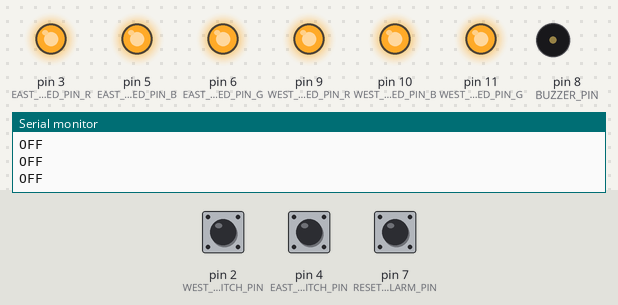
A sketch run on a simulated Arduino Pro Mini, built with avr-gcc and run on an emulated ATmega328P. On the bench: output pins drawn as LEDs (lit = HIGH), buzzer (waves = sounding, pin HIGH), the last lines printed to the serial monitor. The test bench sets the inputs (shaded band); at power-on: pin 2 (WEST_ALARM_SWITCH_PIN) HIGH, pin 4 (EAST_ALARM_SWITCH_PIN) HIGH, pin 7 (RESET_ALARM_PIN) HIGH.

Above: at 5.2 s.
5.3 s: pin 2 (WEST_ALARM_SWITCH_PIN) pulled LOW for 1 s
At 6.1 s:
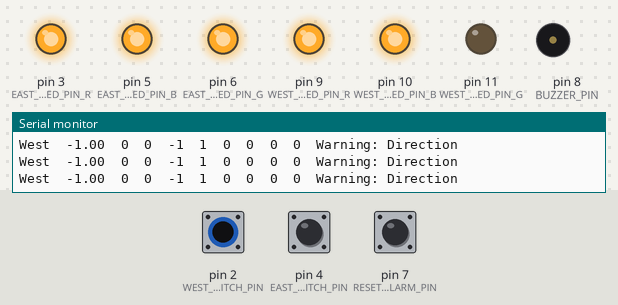
7.8 s: pin 4 (EAST_ALARM_SWITCH_PIN) pulled LOW for 1 s
At 8.6 s:
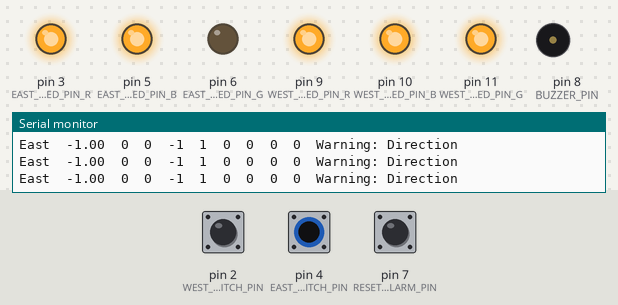
10.3 s: pin 4 (EAST_ALARM_SWITCH_PIN) pulled LOW for 3.2 s
At 14.1 s:
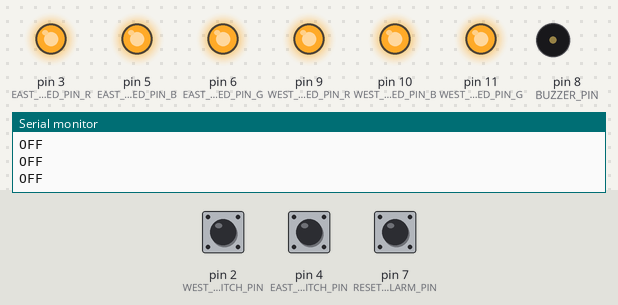
15.0 s: pin 2 (WEST_ALARM_SWITCH_PIN) pulled LOW for 3.2 s
At 15.3 s:
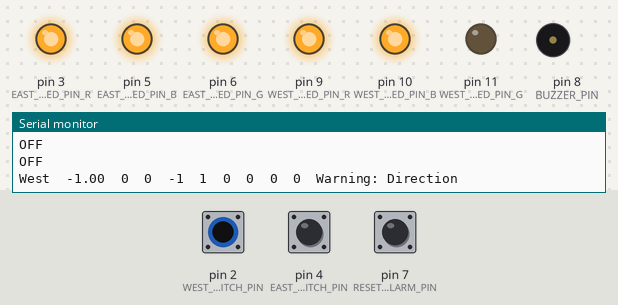
19.7 s: pin 2 (WEST_ALARM_SWITCH_PIN) driven LOW and pin 4 (EAST_ALARM_SWITCH_PIN) driven LOW
At 20.1 s:
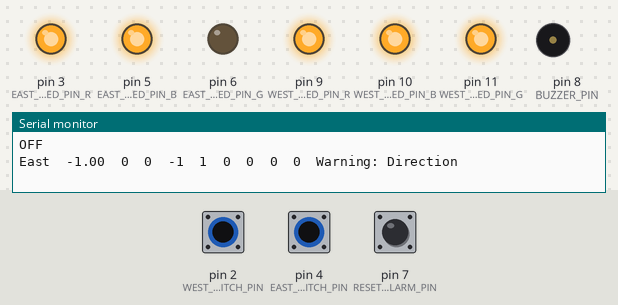
Timing chart, 0 to 22.7 s (numbered marks = the images above; inputs shaded):
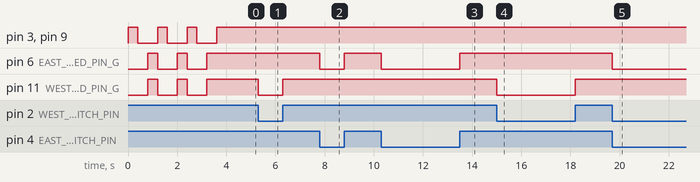

The sketch:

Wind_Alarm.ino
```cpp
/*

Board: Arduino Pro-Mini 5v

Description:
Wind alarm for Bone Island.  Circuit will turn on a  buzzer and close a relay if the wind direction changes.
In order for alarm to trigger, wind must change direction and be over a certian speed threshold and do this for a period of time.
Wind direction, speed and time thresholds are configured in WindShiftAlarm instance.
Circuit gets wind speed and direction from Young Wind Tracker via RS485 protocol. The protocol varies depending how old the Wind Tracker is.
There are two wind alarm profiles, east dock and west dock.
A 3-position selector switch is used to choose between East, West, and off.
There are two RGB LEDs, one for east alarm and one for west.  When the switch is moved toward east, for example, the LED will glow
green to indicate east is the active alarm and everything is okay.  Once both the wind speed and direction go into the alarm range, the
LED will turn yellow.  After it stays in that range for the specified number of seconds, LED will turn red and buzzer will sound.
There is another alaarm if the wind speed is very high, regardless of direction.  In this case the alarm will sound and both LEDs will turn red.


See Young_Wind_Tracker_RS-485_Protocol.txt file for info on the two protocols used


To do:
Add bluetooth remote programming capability, maybe use sparkcore or bean instead of arduino pro
Add WDT
Add alert if lost if not getting RS485 data


I/O Requirements
6 PWM outputs for LEDs
1 digital out for buzzer
2 digital inputs for selector switch
2 digital inputs for RS485 (RS485 will only work on certain pins)
1 digital input for reset switch - may not use this.


Wiring on back of Young Wind Tracker:
  Wire from sensor
   GND: Shield
   EXC: White
   WS: Red
   WD: Green
   REF: Black and Blue

  Wiring to PCB
    A - RS-485 A
    B - RS-485 B
    Ref - Gnd
        - +24v

Change Log
12/27/14  v0.02 - Changed LED code
02/23/15  v0.03 - Getting everything working
02/28/15  v0.04 - Added flag so once alarm is triggered, it can only be turned off by user
06/28/15  v0.05 - Wind display at Bone insland was different from the one I tested with, even though the model number is the same.
                  The format of the data is completely different.  Added getWindData_RMYT().  Changed printDebugData()
06/29/15 v0.06 - add buzzer chirp and high wind alarm - alarm goes off regardless of direction
06/30/15 v0.07 - increased knots to 7, flipped east/west settings, added global debug variables for speed

*/

#define VERSION "0.07"
#define PRINT_DEBUG

#include <Arduino.h>
#include "WindAlarm.h"
#include <SoftwareSerial.h>  // http://arduino.cc/en/Reference/softwareSerial
#include <HardwareSerial.h>

//#define PROTOCOL_NCAR
#define PROTOCOL_RMYT

// I/O
const byte RS485_A_PIN =           13; // Note: RS-485 doesn't work on most pins
const byte RS485_B_PIN =           12;
const byte EAST_ALARM_SWITCH_PIN =  4;
const byte WEST_ALARM_SWITCH_PIN =  2;
const byte RESET_ALARM_PIN =        7;  // Silences and resets alarm - might not use
const byte BUZZER_PIN =             8;  // Sounds buzzer
const byte EAST_ALARM_LED_PIN_R =   3;  // East alarm LED, Red, PWM
const byte EAST_ALARM_LED_PIN_B =   5;  // East alarm LED, Blue, PWM
const byte EAST_ALARM_LED_PIN_G =   6;  // East alarm LED, Green, PWM
const byte WEST_ALARM_LED_PIN_R =   9;  // West alarm LED, Red, PWM
const byte WEST_ALARM_LED_PIN_B =  10;  // West alarm LED, Blue, PWM
const byte WEST_ALARM_LED_PIN_G =  11;  // West alarm LED, Green, PWM
// Unused: 0 & 1

const bool NO_BLINK_LED = false;
const bool BLINK_LED = true;


// Create alarms (Min direction degrees, Max direction degrees, Speed threshold knots, time threshold seconds)
const int8_t   WIND_SHIFT_THRESHOLD_KNOTS = 7;  // Wind speed threshold for wind changing direction
const int8_t   HIGH_WIND_THRESHOLD_KNOTS = 30;  // alarm goes off when sustained winds exceed this, regardless of direction
const uint16_t TIME_THRESHOLD_SEC =       600;  // Number of seconds that wind speed and direction must be maintained for alarm to turn on
WindShiftAlarm eastAlarm(180, 360, WIND_SHIFT_THRESHOLD_KNOTS, HIGH_WIND_THRESHOLD_KNOTS, TIME_THRESHOLD_SEC);
WindShiftAlarm westAlarm(0, 179, WIND_SHIFT_THRESHOLD_KNOTS, HIGH_WIND_THRESHOLD_KNOTS, TIME_THRESHOLD_SEC);

SoftwareSerial windTracker(RS485_A_PIN, RS485_B_PIN);

enum ledColor_t { RED, YELLOW, GREEN, OFF };
enum ledDirection_t { LED_NONE, LED_EAST, LED_WEST }; // used to select which LED to illuminate

// global debug variables
uint16_t g_debug_dispKnots = 0; // knots from display, bytes 7 & 8
uint16_t g_debug_rawSpeed = 0; // raw wind speed, bytes 11 & 12


// function prototypes
void getWindData_NCAR();  // Wind data using NCAR protocol
void getWindData_RMYT();  // Wind data using RMYT protocol
void ledColor (ledColor_t color, ledDirection_t Led_to_Illuminate, bool blink_LED_Flag);
void buzzerChirp(uint16_t durationMs);
void ledTestBlink();
void printDebugData();

void setup()
{

  Serial.begin(9600);
  Serial.print("Bone Island Wind Alarm ");
  Serial.println(VERSION);

  pinMode(BUZZER_PIN, OUTPUT);
  digitalWrite(BUZZER_PIN, LOW);

  pinMode(EAST_ALARM_SWITCH_PIN, INPUT_PULLUP);
  pinMode(WEST_ALARM_SWITCH_PIN, INPUT_PULLUP);
  pinMode(RESET_ALARM_PIN,       INPUT_PULLUP);

  // Define RGB LED pins and set outputs so LEDs are off
  pinMode(EAST_ALARM_LED_PIN_R, OUTPUT);
  pinMode(EAST_ALARM_LED_PIN_G, OUTPUT);
  pinMode(EAST_ALARM_LED_PIN_B, OUTPUT);
  pinMode(WEST_ALARM_LED_PIN_R, OUTPUT);
  pinMode(WEST_ALARM_LED_PIN_G, OUTPUT);
  pinMode(WEST_ALARM_LED_PIN_B, OUTPUT);
  analogWrite(EAST_ALARM_LED_PIN_R, 255);
  analogWrite(EAST_ALARM_LED_PIN_G, 255);
  analogWrite(EAST_ALARM_LED_PIN_B, 255);
  analogWrite(WEST_ALARM_LED_PIN_R, 255);
  analogWrite(WEST_ALARM_LED_PIN_G, 255);
  analogWrite(WEST_ALARM_LED_PIN_B, 255);

  ledTestBlink();  // Cycle throuth LED colors
  buzzerChirp(5);  // quick buzzer chirp

  // set the data rate for the SoftwareSerial port to wind display
  windTracker.begin(9600);

}  // end setup();


void loop()
{
  static bool keepAlarmOnFlag = false; // flag to keep buzzer on until user turns it off

  // Enable appropriate alarm.  Input is LOW if alarn is enabled
  // Switch is a 3-position switch: West-Off-East
  westAlarm.enableAlarm(!digitalRead(WEST_ALARM_SWITCH_PIN));
  eastAlarm.enableAlarm(!digitalRead(EAST_ALARM_SWITCH_PIN));


// Choose RS-485 protocol type
#ifdef PROTOCOL_NCAR
  getWindData_NCAR(); // update wind speed and direction from Young WindTracker using NCAR protocol
#endif
#ifdef PROTOCOL_RMYT
  getWindData_RMYT(); // update wind speed and direction from Young WindTracker using RMYT Protocol
#endif

  // check alarm status
  alarmStatus_t status = ALARM_DISABLED;
  int16_t secondsToWindShiftBuzzerSound = 0;
  int16_t secondsToHighWindBuzzerSound = 0;
  ledDirection_t ActiveLed = LED_NONE; // ActiveLed determines if the east or west LED is active

  if( eastAlarm.isAlarmEnabled() )
  {
    status = eastAlarm.alarmStatus();
    secondsToWindShiftBuzzerSound = eastAlarm.getAlarmCountdown(WIND_SHIFT);
    secondsToHighWindBuzzerSound = eastAlarm.getAlarmCountdown(HIGH_WIND);
    ActiveLed = LED_EAST;
  }
  else if( westAlarm.isAlarmEnabled() )
  {
    status = westAlarm.alarmStatus();
    secondsToWindShiftBuzzerSound = westAlarm.getAlarmCountdown(WIND_SHIFT);
    secondsToHighWindBuzzerSound = westAlarm.getAlarmCountdown(HIGH_WIND);
    ActiveLed = LED_WEST;
  }
  else // both alarms are off
  {
    status = ALARM_DISABLED;
    ActiveLed = LED_NONE;
    keepAlarmOnFlag = false; // reset flag that keeps alarm on
  }

  static uint32_t buzzerChirpTimer = millis();  // used to chirp the buzzer every 5 seconds when alarm is about to go off
  switch ( status )
  {
    case ALARM_ON:
      // turn on buzzer and make LED red
      digitalWrite(BUZZER_PIN, HIGH);
      ledColor(RED, ActiveLed, NO_BLINK_LED);
      keepAlarmOnFlag = true;  // flag keeps alarm on until user turns it off
      break;
    case ALARM_WARNING_SPEED_DIR:
      if ( keepAlarmOnFlag == false )
      {
        digitalWrite(BUZZER_PIN, LOW);
        ledColor(YELLOW, ActiveLed, NO_BLINK_LED);

        // If alarm is close to going off, within 30 seconds, then chirp buzzer every 5 seconds
        if ( secondsToWindShiftBuzzerSound > 0 && secondsToWindShiftBuzzerSound <= 30 && (long)(millis() - buzzerChirpTimer) > 0 )
        {
          buzzerChirp(50);  // chirp buzzer for 50mS
          buzzerChirpTimer = millis() + 5000; // reset timer so buzzer will chirp again in 5 seconds
        }
      }
      break;
    case ALARM_WARNING_SPEED:
      if ( keepAlarmOnFlag == false )
      {
        digitalWrite(BUZZER_PIN, LOW);
        ledColor(GREEN, ActiveLed, NO_BLINK_LED);
      }
      break;
    case ALARM_WARNING_DIR:
      if ( keepAlarmOnFlag == false )
      {
        digitalWrite(BUZZER_PIN, LOW);
        ledColor(GREEN, ActiveLed, NO_BLINK_LED);
      }
      break;
    case ALARM_OK:
      if ( keepAlarmOnFlag == false )
      {
        digitalWrite(BUZZER_PIN, LOW);
        ledColor(GREEN, ActiveLed, NO_BLINK_LED);
      }
      break;
    case ALARM_WARNING_HIGH_WIND:
      // Met high wind speed, but not for long enough time., don't do anything here
      // If alarm is close to going off, within 30 seconds, then chirp buzzer every 5 seconds
      // Chirp delay uses the same variables as wind shift alarm
      if ( keepAlarmOnFlag == false && secondsToHighWindBuzzerSound > 0 && secondsToHighWindBuzzerSound <= 30 && (long)(millis() - buzzerChirpTimer) > 0 )
      {
        buzzerChirp(50);  // chirp buzzer for 50mS
        delay(100);
        buzzerChirp(50);  // chirp buzzer for 50mS
        buzzerChirpTimer = millis() + 5000; // reset timer so buzzer will chirp again in 5 seconds
      }
      break;
    case ALARM_HIGH_WIND:
      // turn on buzzer and make both LEDs red
      digitalWrite(BUZZER_PIN, HIGH);
      ledColor(RED, LED_EAST, NO_BLINK_LED);
      ledColor(RED, LED_WEST, NO_BLINK_LED);
      keepAlarmOnFlag = true;  // flag keeps alarm on until user turns it off
      break;
    case ALARM_DISABLED:
      digitalWrite(BUZZER_PIN, LOW);
      ledColor(OFF, LED_NONE, NO_BLINK_LED);
      break;
  }

  // Reset switch
  if ( digitalRead(RESET_ALARM_PIN) == LOW )
  {
    eastAlarm.resetTimer();
    westAlarm.resetTimer();
    keepAlarmOnFlag = false;
  }
  #ifdef PRINT_DEBUG
    printDebugData();
  #endif

}  // end loop()


// Using software serial, read data from Young wind tracker display
// Data is NCAR Interactive Protocol:
// &aaW: sss.s ddd<CR/LF>
// “aa” is the 09106 address in hex, 00-FF
// “sss.s” is speed
// “ddd” is direction in degrees
// <CR/LF> is the carriage return/line feed pair (ASCII 13 and 10).
void getWindData_NCAR()
{
  const byte LINE_START = 0;  // null character

  char windSpeed[5];
  char windDirection[4];
  byte b;
  if (windTracker.available() > 25)  // more then 25 characters in buffer
  {
    b = windTracker.read();

    if ( b == LINE_START)
    {
      // Get wind speed
      for (byte s = 0; s < 4; s++)
      { windSpeed[s] = windTracker.read(); }
      windSpeed[4] = '\0';

      windTracker.read(); // read the space character

      // Get the wind direction
      for (byte d = 0; d < 3; d++)
      { windDirection[d] = windTracker.read(); }
      windDirection[3] = '\0';

      float windSpeedKnots = atof(windSpeed) * 1.94384;
      uint16_t iWindDirection = atoi(windDirection);

      // Save wind speed and direction
      if(eastAlarm.isAlarmEnabled())
      { eastAlarm.updateWind(windSpeedKnots, iWindDirection); }
      if(westAlarm.isAlarmEnabled())
      { westAlarm.updateWind(windSpeedKnots, iWindDirection); }

    }   // end if LINE_START
  } // end if available
} // end getWindData_NCAR()

// Data on older Wind Tracker display is a 24 bytes staring with
void getWindData_RMYT()
{
  byte b;
  static byte rawData[30];
  const byte LINE_START = 36;
  const byte SPEED_LSB =   8;
  const byte DIR_MSB =    13;
  const byte DIR_LSB =    14;

  if (windTracker.available() > 30)  // more then 30 characters in buffer
  {
    rawData[0] = windTracker.read();

    if ( rawData[0] == LINE_START )
    {
      // check next 3 bytes to make sure we are at the start of the line
      rawData[1] = windTracker.read();  // Right display: 0=max wind speed, 1=direction
      rawData[2] = windTracker.read();  // Sensor and wind speed units: 12 = wind moninot with knots
      rawData[3] = windTracker.read();  // code for annunciator lights, 64 = knots
      if ( (rawData[1] == 0 || rawData[1] == 1) && rawData[2] == 12 &&rawData[3] == 64 )
      {
        // the 36 in rawData[0] is the start of the data, get the remaining bytes
        for ( int i = 4; i < 23; i++ )
        { rawData[i] = windTracker.read(); }

        float windSpeedKnots = rawData[SPEED_LSB];
        uint16_t iWindDirection = rawData[DIR_MSB] << 8;
        iWindDirection |=  rawData[DIR_LSB];

       // SRG Get wind speed for debugging
       g_debug_dispKnots = rawData[SPEED_LSB];
       g_debug_rawSpeed = rawData[11] << 8;
       g_debug_rawSpeed |= rawData[12];

        // Save wind speed and direction
        if(eastAlarm.isAlarmEnabled())
        { eastAlarm.updateWind(windSpeedKnots, iWindDirection); }
        if(westAlarm.isAlarmEnabled())
        { westAlarm.updateWind(windSpeedKnots, iWindDirection); }
      }
    }   // end if LINE_START
  } // end if available
} // end getWindData_RMYT()


// Set color of LED for enabled alarm
void ledColor (ledColor_t color, ledDirection_t Led_to_Illuminate, bool blink_LED_Flag)
{
  uint8_t Red_Pin, Grn_Pin, Blu_Pin;
  static uint32_t led_Blink_Timer = millis() + 250;
  static uint8_t ledState = 0; // used for blinking LEDs.  0 = LED on, 255 = LED off

  // Blink the LED
  if (blink_LED_Flag &&  ((long) (millis() - led_Blink_Timer) > 0 ) )
  {
    if ( ledState == 255 )
    { ledState = 0; }
    else
    { ledState = 255; }

    led_Blink_Timer = millis() + 200;
  }

  // Setup LED pins so either the East LED or West LED is active
  switch ( Led_to_Illuminate )
  {
    case LED_WEST:
      Red_Pin = WEST_ALARM_LED_PIN_R;
      Grn_Pin = WEST_ALARM_LED_PIN_G;
      Blu_Pin = WEST_ALARM_LED_PIN_B;
      break;
    case LED_EAST:
      Red_Pin = EAST_ALARM_LED_PIN_R;
      Grn_Pin = EAST_ALARM_LED_PIN_G;
      Blu_Pin = EAST_ALARM_LED_PIN_B;
      break;
    default:
      break;
  } // end switch


  // RGB LEDs are common anode which means LED is off when output is high
  switch (color)
  {
    case RED:
      analogWrite(Red_Pin, ledState);
      analogWrite(Grn_Pin,      255);
      analogWrite(Blu_Pin,      255);
      break;
     case YELLOW:
      analogWrite(Red_Pin, ledState);
      analogWrite(Grn_Pin, ledState);
      analogWrite(Blu_Pin,      255);
      break;
     case GREEN:
      analogWrite(Red_Pin,      255);
      analogWrite(Grn_Pin, ledState);
      analogWrite(Blu_Pin,      255);
      break;
     case OFF:
      analogWrite(EAST_ALARM_LED_PIN_R, 255);
      analogWrite(EAST_ALARM_LED_PIN_G, 255);
      analogWrite(EAST_ALARM_LED_PIN_B, 255);
      analogWrite(WEST_ALARM_LED_PIN_R, 255);
      analogWrite(WEST_ALARM_LED_PIN_G, 255);
      analogWrite(WEST_ALARM_LED_PIN_B, 255);
      break;
  }
}  // end ledColor()

// Chirp buzzer for a short time
void buzzerChirp(uint16_t durationMs)
{
  // Don't chirp for more then 1 second
  if (durationMs > 1000)
  { durationMs = 1000 ; }

  digitalWrite(BUZZER_PIN, HIGH);
  delay(durationMs);
  digitalWrite(BUZZER_PIN, LOW);
}  // end buzzerChirp()


// Both LEDs change color five times
void ledTestBlink()
{
  const uint16_t LED_DELAY = 400;

  for( byte i = 0; i < 3; i++ )
  {
    // Green
    analogWrite(EAST_ALARM_LED_PIN_R, 255);
    analogWrite(EAST_ALARM_LED_PIN_G,   0);
    analogWrite(EAST_ALARM_LED_PIN_B, 255);
    analogWrite(WEST_ALARM_LED_PIN_R, 255);
    analogWrite(WEST_ALARM_LED_PIN_G,   0);
    analogWrite(WEST_ALARM_LED_PIN_B, 255);
    delay(LED_DELAY);

   // Yellow
    analogWrite(EAST_ALARM_LED_PIN_R,   0);
    analogWrite(EAST_ALARM_LED_PIN_G,   0);
    analogWrite(EAST_ALARM_LED_PIN_B, 255);
    analogWrite(WEST_ALARM_LED_PIN_R,   0);
    analogWrite(WEST_ALARM_LED_PIN_G,   0);
    analogWrite(WEST_ALARM_LED_PIN_B, 255);
    delay(LED_DELAY);

    // Red
    analogWrite(EAST_ALARM_LED_PIN_R,   0);
    analogWrite(EAST_ALARM_LED_PIN_G, 255);
    analogWrite(EAST_ALARM_LED_PIN_B, 255);
    analogWrite(WEST_ALARM_LED_PIN_R,   0);
    analogWrite(WEST_ALARM_LED_PIN_G, 255);
    analogWrite(WEST_ALARM_LED_PIN_B, 255);
    delay(LED_DELAY);
  }

  // off
  analogWrite(EAST_ALARM_LED_PIN_R, 255);
  analogWrite(EAST_ALARM_LED_PIN_G, 255);
  analogWrite(EAST_ALARM_LED_PIN_B, 255);
  analogWrite(WEST_ALARM_LED_PIN_R, 255);
  analogWrite(WEST_ALARM_LED_PIN_G, 255);
  analogWrite(WEST_ALARM_LED_PIN_B, 255);
  delay(LED_DELAY);
}  // end ledTestBlink()


void printDebugData()
{
  static uint32_t printoutTimer = millis();
  static byte header_row = 0;
  if ( (long)( millis() - printoutTimer) > 0 )
  {
    if ( header_row++ == 20 )
    {
      Serial.println("enabled\tspeed\tknots\traw\tdir\tspd OK\tdir OK\tbuzr\tcntdn1\tcntdn2\tstatus");
      header_row = 0;
    }
    if ( eastAlarm.isAlarmEnabled() )
    {
      Serial.print("East");
      Serial.print("\t");
      Serial.print(eastAlarm.getWindSpeed());
      Serial.print("\t");
      Serial.print(g_debug_dispKnots);
      Serial.print("\t");
      Serial.print(g_debug_rawSpeed);
      Serial.print("\t");
      Serial.print(eastAlarm.getWindDirection());
      Serial.print("\t");
      Serial.print(eastAlarm.isSpeedOk());
      Serial.print("\t");
      Serial.print(eastAlarm.isDirectionOk());
      Serial.print("\t");
      Serial.print(digitalRead(BUZZER_PIN));
      Serial.print("\t");
      Serial.print(eastAlarm.getAlarmCountdown(WIND_SHIFT));
      Serial.print("\t");
      Serial.print(eastAlarm.getAlarmCountdown(HIGH_WIND));
      Serial.print("\t");
      switch ( eastAlarm.alarmStatus() )
      {
        case ALARM_OK:
          Serial.print("Status OK");
          break;
        case ALARM_WARNING_SPEED:
          Serial.print("Warning: Speed");
          break;
        case ALARM_WARNING_DIR:
          Serial.print("Warning: Direction");
          break;
        case ALARM_WARNING_SPEED_DIR:
          Serial.print("Warning: Speed and Direction");
          break;
        case ALARM_ON:
          Serial.print("Alarm On");
          break;
        case ALARM_WARNING_HIGH_WIND:
          Serial.print("Warning: High Wind");
          break;
        case ALARM_HIGH_WIND:
          Serial.print("Alarm high wind");
          break;
        case ALARM_DISABLED:
          Serial.print("Alarm Disabled");
          break;
        case OTHER_STATUS:
          Serial.print("Other Status");
          break;
        default:
          Serial.print("Unknown Status");
          break;
      }
    }
    else if ( westAlarm.isAlarmEnabled() )
    {
      Serial.print("West");
      Serial.print("\t");
      Serial.print(westAlarm.getWindSpeed());
      Serial.print("\t");
      Serial.print(g_debug_dispKnots);
      Serial.print("\t");
      Serial.print(g_debug_rawSpeed);
      Serial.print("\t");
      Serial.print(westAlarm.getWindDirection());
      Serial.print("\t");
      Serial.print(westAlarm.isSpeedOk());
      Serial.print("\t");
      Serial.print(westAlarm.isDirectionOk());
      Serial.print("\t");
      Serial.print(digitalRead(BUZZER_PIN));
      Serial.print("\t");
      Serial.print(westAlarm.getAlarmCountdown(WIND_SHIFT));
      Serial.print("\t");
      Serial.print(westAlarm.getAlarmCountdown(HIGH_WIND));
      Serial.print("\t");
      switch ( westAlarm.alarmStatus() )
      {
        case ALARM_OK:
          Serial.print("Status OK");
          break;
        case ALARM_WARNING_SPEED:
          Serial.print("Warning: Speed");
          break;
        case ALARM_WARNING_DIR:
          Serial.print("Warning: Direction");
          break;
        case ALARM_WARNING_SPEED_DIR:
          Serial.print("Warning: Speed and Direction");
          break;
        case ALARM_ON:
          Serial.print("Alarm On");
          break;
        case ALARM_WARNING_HIGH_WIND:
          Serial.print("Warning: High Wind");
          break;
        case ALARM_HIGH_WIND:
          Serial.print("Alarm high wind");
          break;
        case ALARM_DISABLED:
          Serial.print("Alarm Disabled");
          break;
        case OTHER_STATUS:
          Serial.print("Other Status");
          break;
        default:
          Serial.print("Unknown Status");
          break;
      }
    }
    else
    {
      Serial.print("OFF");
    }
    Serial.println();
    printoutTimer = millis() + 250;
  }
}  // end printDebugData()
```

Source omitted: WindAlarm.cpp (7071 bytes), WindAlarm.h (2294 bytes)

Measured:
- after the input at 5.3 s, pin 11 (WEST_ALARM_LED_PIN_G): HIGH → LOW at once, → HIGH 1.0 s later
- after the input at 7.8 s, pin 6 (EAST_ALARM_LED_PIN_G): HIGH → LOW at once, → HIGH 1.0 s later
- after the input at 10.3 s, pin 6 (EAST_ALARM_LED_PIN_G): HIGH → LOW at once, → HIGH 3.2 s later
- after the input at 15.0 s, pin 11 (WEST_ALARM_LED_PIN_G): HIGH → LOW at once, → HIGH 3.2 s later
- after the input at 19.7 s, pin 6 (EAST_ALARM_LED_PIN_G): HIGH → LOW at once
